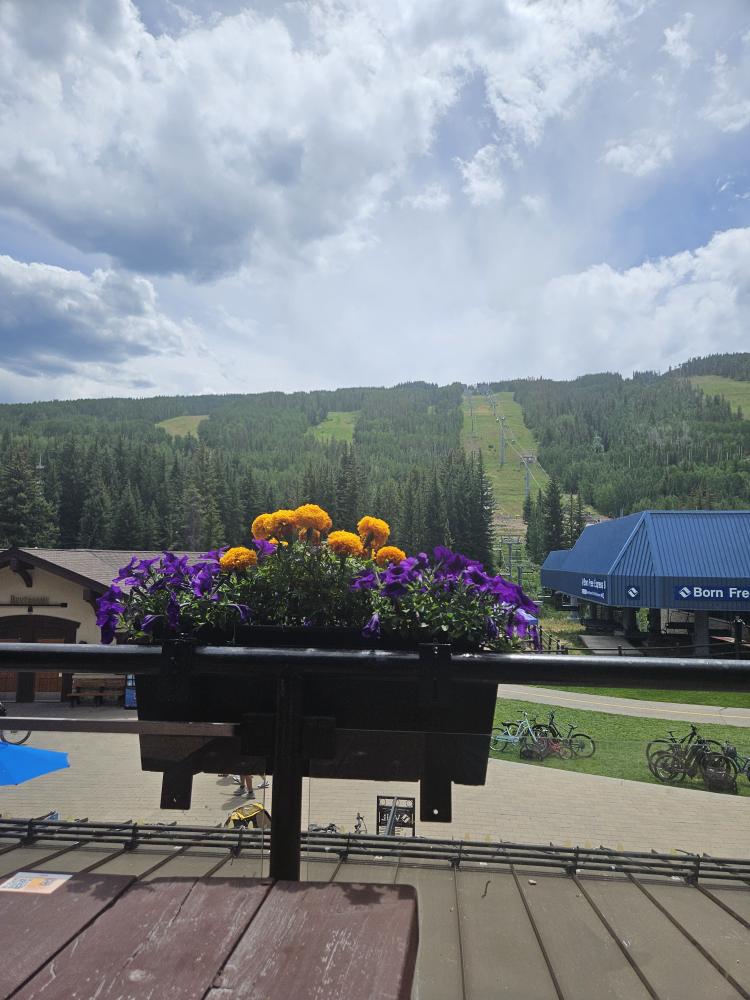
#> input picture intro_photos/vail.jpg, 3000 x 4000 px (shown at 1/4 size)
$ jupyter execute --allow-errors Image_transformations.ipynb
#> lines starting #> are read from the running program, lines starting #| are printed output that depends on the picture
[cell 1]
import cv2
import os
from matplotlib import pyplot as plt

### Introduction To Image Transformations

[cell 2]
print(os.listdir())
image = cv2.imread('shanti_hike.jpg')
#> (the rest of this cell did not finish here and is left out)

#> (a cell that did not finish here is left out)

#> (a cell that did not finish here is left out)

### Reshaping an Image
1. Reshaping means changing the structure of the image array using NumPy’s `reshape()` method:
   ```python
   reshaped = image.reshape(new_height, new_width, channels)
   ```
2. However, in computer vision, this is **rarely used directly on images**, because:
   * Images have a fixed pixel layout — reshaping without changing content leads to distortion.
   * `reshape()` only rearranges pixel values in memory without preserving spatial structure.
   * It’s typically used for flattening images (e.g., `image.reshape(-1)`), or feeding into ML models, not for visual display.

> To change image size visually (for display or processing), we use **resizing**, not reshaping:
   ```python
   resized = cv2.resize(image, (new_width, new_height))
   ```
> Resizing preserves spatial layout and interpolates pixel values, making it appropriate for zoom, scaling, or preparing inputs for models.

[cell 5]
image = cv2.imread("vail.jpg")
#> image is the input picture: shape (4000, 3000, 3); mean B, G, R 138.3, 133.5, 127.7
print(image.shape)
#| (4000, 3000, 3)
image_rgb = cv2.cvtColor(image, cv2.COLOR_BGR2RGB)
resized = cv2.resize(image_rgb, (2000, 2000))  # width, height
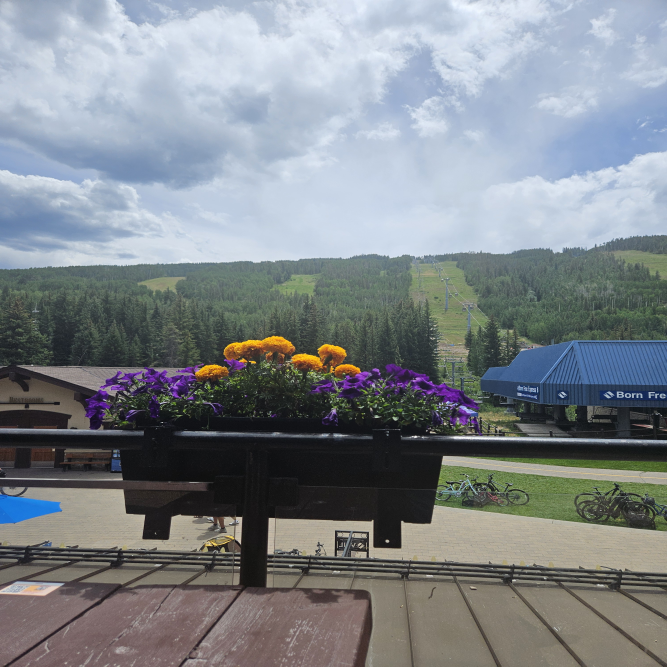
#> resized: shape (2000, 2000, 3) (shown at 1/3 size); mean R, G, B 127.7, 133.5, 138.3
print("Resized shape:", resized.shape)
#| Resized shape: (2000, 2000, 3)
plt.imshow(resized)
plt.title("Resized Image")
plt.axis("off")
plt.show()


$ run again, with intro_photos/bigfoot.jpg copied over intro_photos/vail.jpg
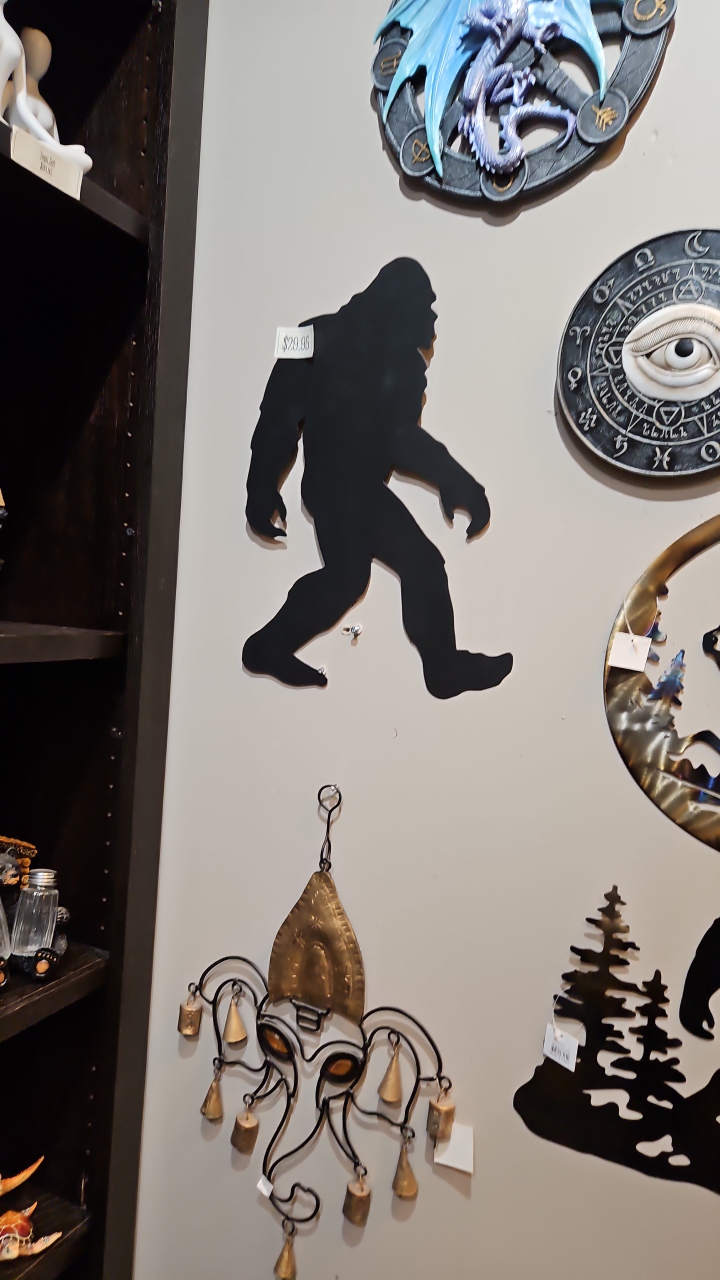
#> input picture intro_photos/bigfoot.jpg, 2160 x 3840 px (shown at 1/3 size)
#> image is the input picture: shape (3840, 2160, 3); mean B, G, R 114.3, 118.6, 124.7
#| (3840, 2160, 3)
#> `resized = cv2.resize(image_rgb, (2000, 2000))`:
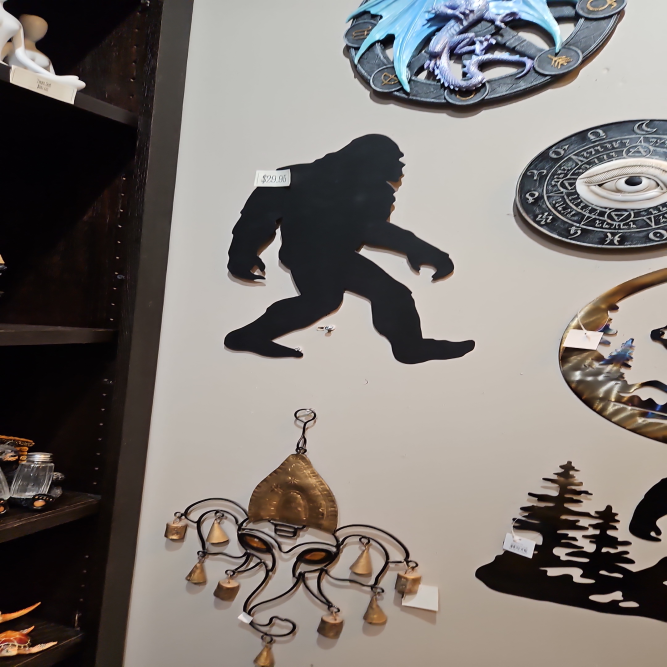
#> resized: shape (2000, 2000, 3) (shown at 1/3 size); mean R, G, B 124.7, 118.5, 114.3
#| Resized shape: (2000, 2000, 3)

$ run again, with intro_photos/dog.jpg copied over intro_photos/vail.jpg
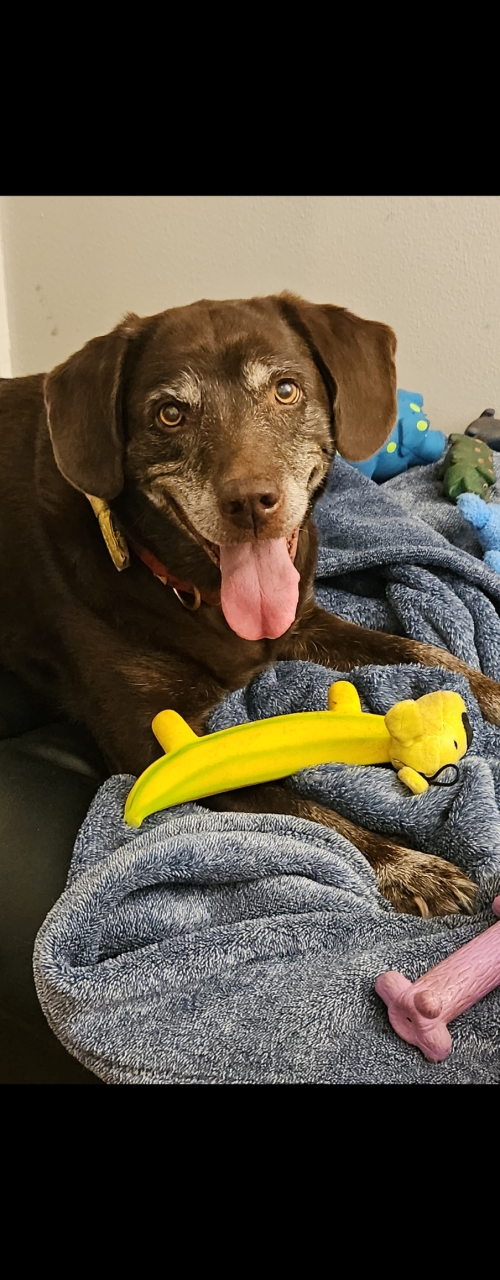
#> input picture intro_photos/dog.jpg, 500 x 1280 px
#> image is the input picture: shape (1280, 500, 3); mean B, G, R 58.3, 72.9, 81.1
#| (1280, 500, 3)
#> `resized = cv2.resize(image_rgb, (2000, 2000))`:
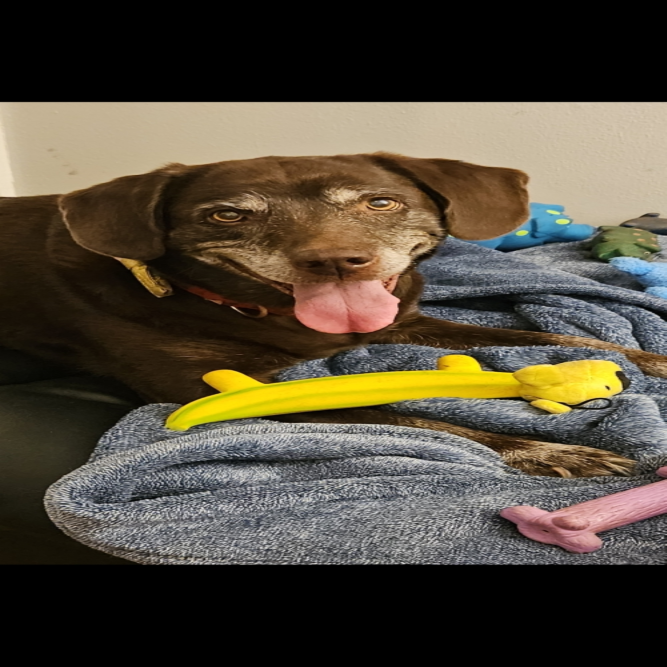
#> resized: shape (2000, 2000, 3) (shown at 1/3 size); mean R, G, B 81, 72.8, 58.2
#| Resized shape: (2000, 2000, 3)

$ run again, with intro_photos/honey.jpg copied over intro_photos/vail.jpg
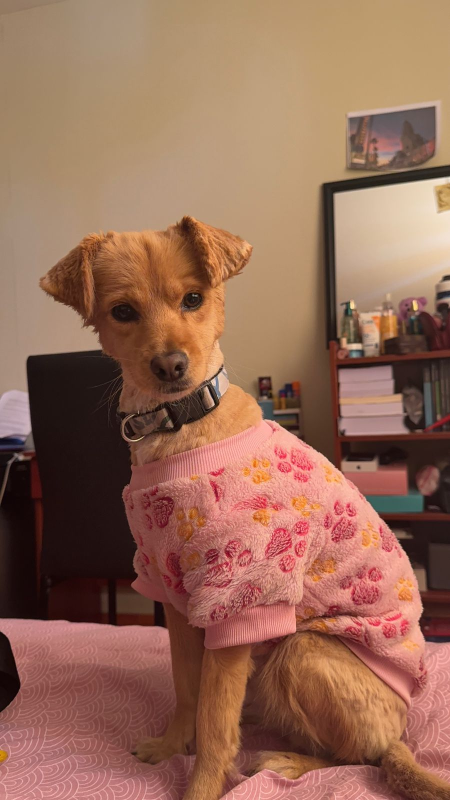
#> input picture intro_photos/honey.jpg, 900 x 1600 px (shown at 1/2 size)
#> image is the input picture: shape (1600, 900, 3); mean B, G, R 87.1, 106.7, 149.8
#| (1600, 900, 3)
#> `resized = cv2.resize(image_rgb, (2000, 2000))`:
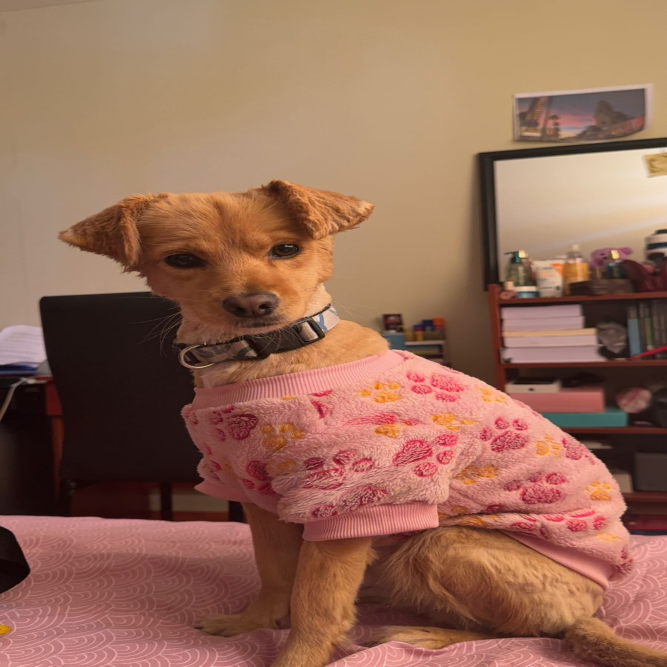
#> resized: shape (2000, 2000, 3) (shown at 1/3 size); mean R, G, B 149.7, 106.6, 87.1
#| Resized shape: (2000, 2000, 3)
